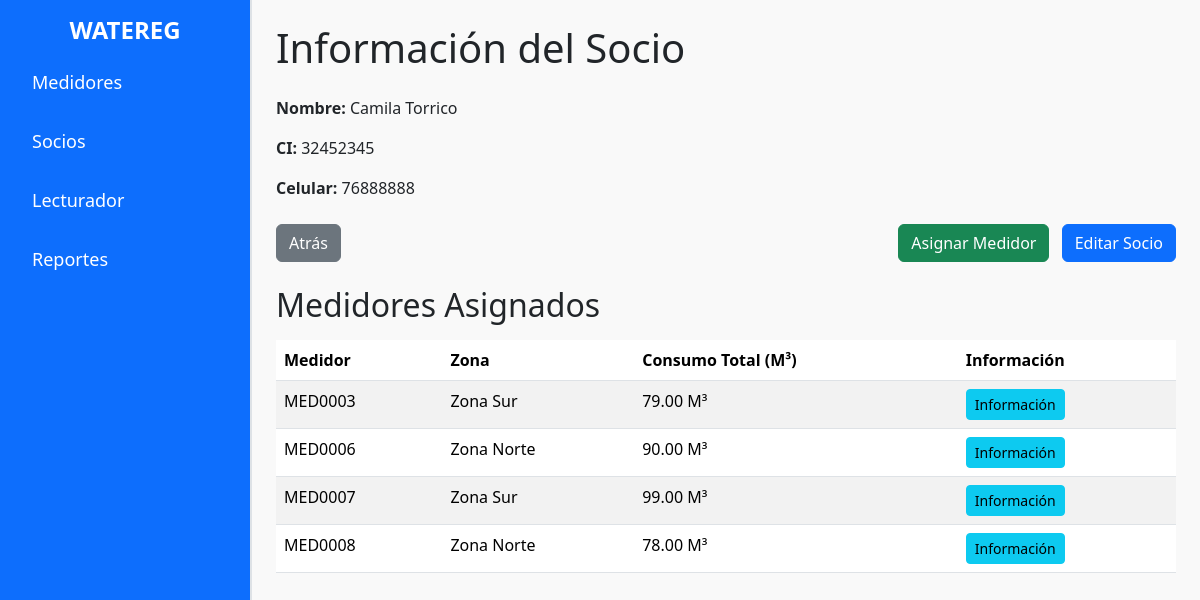
Page /informacion_socio.php?id=4 on the committed database.
### tables this page shows
CREATE TABLE `socio` (
  `id_socio` bigint(20) NOT NULL,
  `ci` varchar(255) DEFAULT NULL,
  `nombre` varchar(255) DEFAULT NULL,
  `apellido` varchar(255) DEFAULT NULL,
  `telefono` varchar(255) DEFAULT NULL,
  `fecha_registro` date DEFAULT NULL
);

CREATE TABLE `asignacion_medidor` (
  `id_asignacion` bigint(20) NOT NULL,
  `id_medidor` bigint(20) DEFAULT NULL,
  `id_socio` bigint(20) DEFAULT NULL,
  `id_zona` bigint(20) DEFAULT NULL,
  `fecha` date DEFAULT NULL,
  `precio_accion` decimal(10,2) DEFAULT NULL
);

CREATE TABLE `zona` (
  `id_zona` bigint(20) NOT NULL,
  `nombre` varchar(255) DEFAULT NULL
);

### informacion_socio.php (the view, shortened to what this page needs)
<?php
include 'conexion.php';
$id_socio = isset($_GET['id']) ? (int)$_GET['id'] : 0;
$sql_socio = "SELECT * FROM socio WHERE id_socio = ?";
$stmt_socio = $conexion->prepare($sql_socio);
$stmt_socio->bind_param('i', $id_socio);
$stmt_socio->execute();
$resultado_socio = $stmt_socio->get_result();
$socio = $resultado_socio->fetch_assoc();
$sql_medidores = "
    SELECT
        asignacion_medidor.id_asignacion,
        CONCAT('MED', LPAD(medidor.id_medidor, 4, '0')) AS medidor,
        zona.nombre AS zona,
        IFNULL(SUM(consumo.consumo), 0) AS consumo_total
    FROM asignacion_medidor
    LEFT JOIN medidor ON asignacion_medidor.id_medidor = medidor.id_medidor
    LEFT JOIN zona ON asignacion_medidor.id_zona = zona.id_zona
    LEFT JOIN consumo ON asignacion_medidor.id_asignacion = consumo.id_asignacion
    WHERE asignacion_medidor.id_socio = ?
    GROUP BY asignacion_medidor.id_asignacion, medidor.id_medidor, zona.nombre
";
$stmt_medidores = $conexion->prepare($sql_medidores);
$stmt_medidores->bind_param('i', $id_socio);
$stmt_medidores->execute();
$resultado_medidores = $stmt_medidores->get_result();
?>
<!DOCTYPE html>
<html lang="es">
<head>
    <link rel="stylesheet" href="css/bootstrap.min.css">
    <link rel="stylesheet" href="css/styles.css">
</head>
<body>
    <div class="d-flex">
        <div class="sidebar bg-primary text-white p-3">
            <h2 class="sidebar-title">WATEREG</h2>
            <ul class="nav flex-column">
                <li class="nav-item">
                    <a class="nav-link text-white" href="index.php">Medidores</a>
                </li>
                <li class="nav-item">
                    <a class="nav-link text-white active" href="socios.php">Socios</a>
                </li>
                <li class="nav-item">
                    <a class="nav-link text-white" href="lecturador.php">Lecturador</a>
                </li>
                <li class="nav-item">
                    <a class="nav-link text-white" href="pagos.php">Reportes</a>
                </li>
            </ul>
        </div>
        <div class="content flex-grow-1 p-4">
            <?php if ($socio): ?>
                <h1 class="mb-4">Información del Socio</h1>
                <div class="mb-4">
                    <p><strong>Nombre:</strong> <?= htmlspecialchars($socio['nombre'] . ' ' . $socio['apellido']) ?></p>
                    <p><strong>CI:</strong> <?= htmlspecialchars($socio['ci']) ?></p>
                    <p><strong>Celular:</strong> <?= htmlspecialchars($socio['telefono']) ?></p>
                </div>
                <div class="mb-4 d-flex justify-content-between">
                    <div>
                        <a href="socios.php" class="btn btn-secondary">Atrás</a>
                    </div>
                    <div>
                        <a href="asignar_medidor.php?id=<?= $socio['id_socio'] ?>" class="btn btn-success me-2">Asignar Medidor</a>
                        <a href="editar_socio.php?id=<?= $socio['id_socio'] ?>" class="btn btn-primary">Editar Socio</a>
                    </div>
                </div>
                <h2 class="mb-3">Medidores Asignados</h2>
                <table class="table table-striped">
                    <thead>
                        <tr>
                            <th scope="col">Medidor</th>
                            <th scope="col">Zona</th>
                            <th scope="col">Consumo Total (M³)</th>
                            <th scope="col">Información</th>
                        </tr>
                    </thead>
                    <tbody>
                        <?php if ($resultado_medidores->num_rows > 0): ?>
                            <?php while ($fila = $resultado_medidores->fetch_assoc()): ?>
                                <tr>
                                    <td><?= htmlspecialchars($fila['medidor']) ?></td>
                                    <td><?= htmlspecialchars($fila['zona']) ?></td>
                                    <td><?= htmlspecialchars($fila['consumo_total']) ?> M³</td>
                                    <td>
                                        <a href="informacion_medidor.php?id=<?= $fila['id_asignacion'] ?>" class="btn btn-info btn-sm">Información</a>
                                    </td>
                                </tr>
                            <?php endwhile; ?>
                        <?php else: ?>
                            <tr>
                                <td colspan="4" class="text-center">No hay medidores asignados</td>
                            </tr>
                        <?php endif; ?>
                    </tbody>
                </table>
            <?php else: ?>
                <p class="text-danger">Socio no encontrado.</p>
                <a href="socios.php" class="btn btn-primary">Volver</a>
            <?php endif; ?>
        </div>
    </div>
</body>
</html>

### css/styles.css (style rules this page uses)
.sidebar { width: 250px; min-height: 100vh; }
.sidebar-title { font-size: 24px; font-weight: bold; margin-bottom: 1rem; text-align: center; }
.nav-link { font-size: 18px; margin-bottom: 1rem; }
.content { background-color: #f9f9f9; border-left: 2px solid #dee2e6; }

### rows in the picture
socio: nombre+apellido "Camila Torrico", ci "32452345", telefono "76888888"
asignacion_medidor: medidor "MED0003", id_zona.nombre "Zona Sur", consumo_total "79.00"
asignacion_medidor: medidor "MED0006", id_zona.nombre "Zona Norte", consumo_total "90.00"
asignacion_medidor: medidor "MED0007", id_zona.nombre "Zona Sur", consumo_total "99.00"
asignacion_medidor: medidor "MED0008", id_zona.nombre "Zona Norte", consumo_total "78.00"
